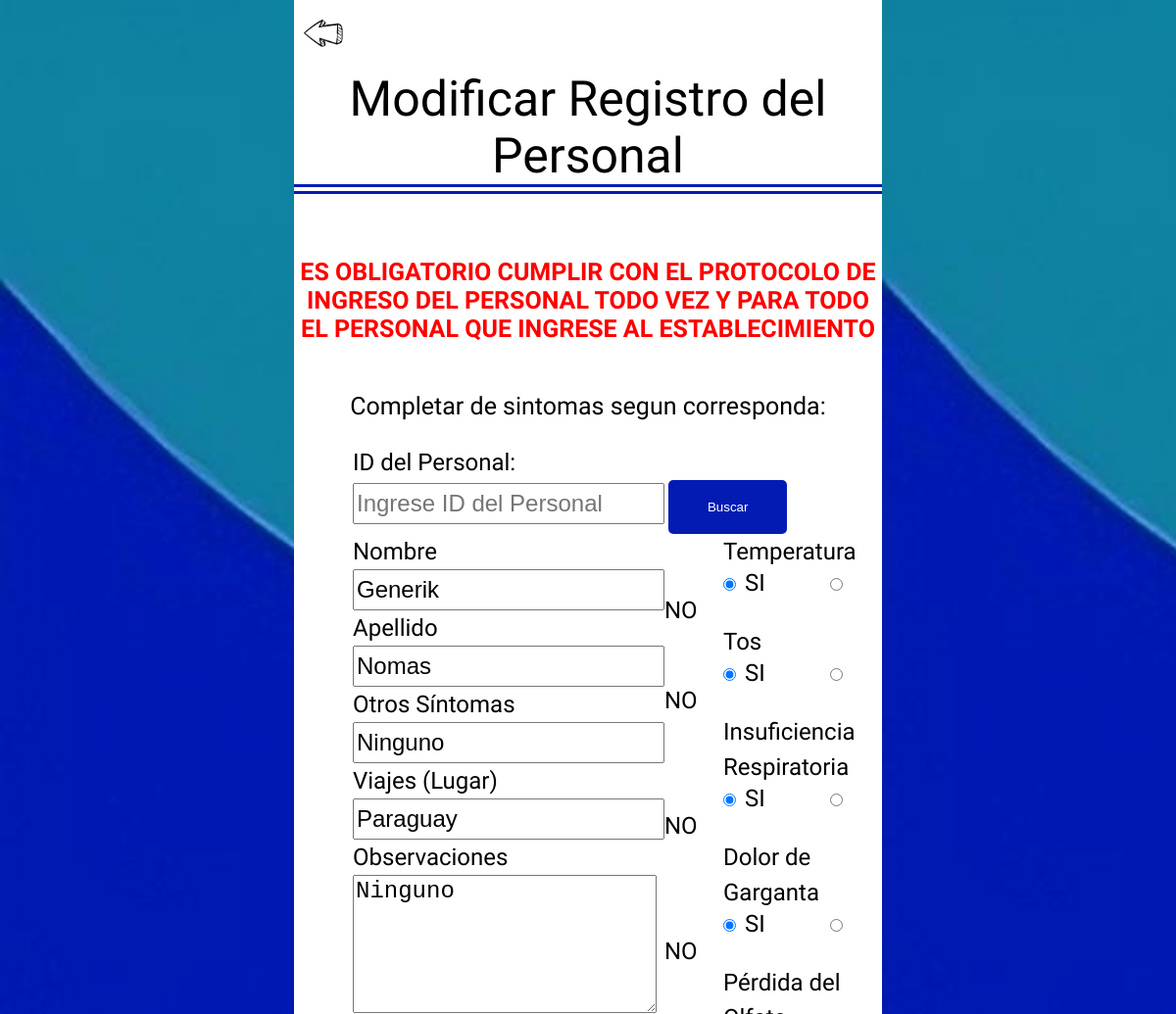
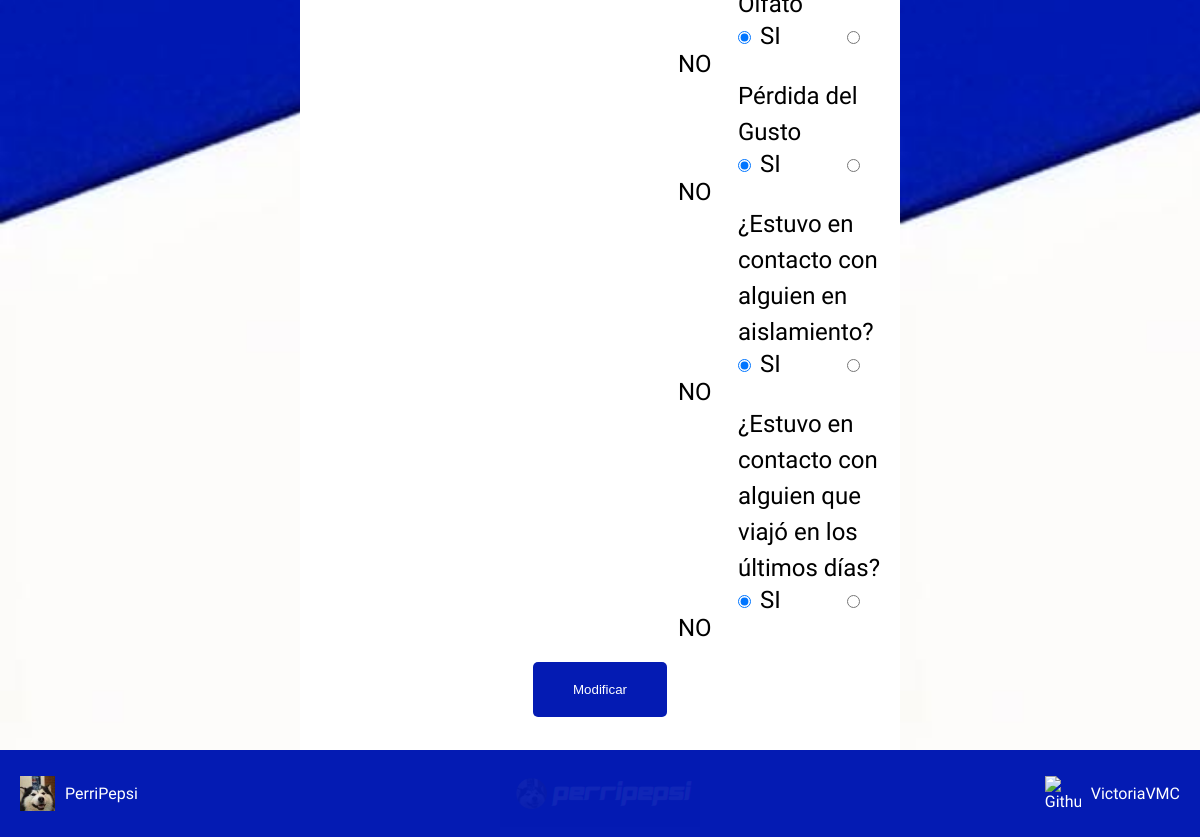
Screenshot of /modificar.php?id=6 with the database file from the repository (2 pictures, top to bottom).
### tables this page shows
CREATE TABLE `personal` (
  `pers_idpersonal` int(11) NOT NULL,
  `pers_nombre` varchar(65) DEFAULT NULL,
  `pers_apellido` varchar(65) DEFAULT NULL,
  `pers_fecha` date DEFAULT NULL,
  `pers_hora` time DEFAULT NULL,
  `pers_temperatura` tinyint(1) DEFAULT NULL,
  `pers_tos` tinyint(1) DEFAULT NULL,
  `pers_insuficienciaRespiratoria` tinyint(1) DEFAULT NULL,
  `pers_dolorDeGarganta` tinyint(1) DEFAULT NULL,
  `pers_perdidaDelOlfato` tinyint(1) DEFAULT NULL,
  `pers_perdidaDelGusto` tinyint(1) DEFAULT NULL,
  `pers_otrosSintomas` varchar(255) DEFAULT NULL,
  `pers_tuvoContactoAislamiento` tinyint(1) DEFAULT NULL,
  `pers_tuvoContactoUltDias` tinyint(1) DEFAULT NULL,
  `pers_lugarViaje` varchar(65) DEFAULT NULL,
  `pers_observaciones` varchar(255) DEFAULT NULL
);

### modificar.php (the view, shortened to what this page needs)
<?php
$bd = conectarBD();
?>
<!DOCTYPE html>
<html>
<body>
    <div class=cajaPrincipal>
        <div class=ladoIzq></div>
        <div class=mid>
            <div class=atras>
                <a href="./index.php"><img src="./estilo/img/atras.png" width="40" alt="volver"></a>
            </div>
            <h1><span>Modificar Registro del Personal</span></h1>
            <p style="color: red;
            font-weight: bold;
            text-align: center;">ES OBLIGATORIO CUMPLIR CON EL PROTOCOLO DE INGRESO DEL PERSONAL TODO VEZ Y PARA TODO EL PERSONAL QUE INGRESE AL ESTABLECIMIENTO</p>
            <p> Completar de sintomas segun corresponda: </p>
            <div class=busqueda>
                <form method="GET">
                    <label for="id">ID del Personal:</label>
                    <input type="number" id="id" name="id" placeholder="Ingrese ID del Personal" required>
                    <button type="submit">Buscar</button>
                </form>
                <?php
                if (isset($_GET['id'])) {
                    $id = $_GET['id'];
                    $consulta = "SELECT * FROM personal WHERE pers_idpersonal = '$id'";
                    $resultado = mysqli_query($bd, $consulta);
                    if ($resultado && mysqli_num_rows($resultado) > 0) {
                        $row = mysqli_fetch_assoc($resultado);
                ?>
                        <form class=principal method="post">
                            <div class="texto">
                                <label for="nombre">Nombre</label>
                                <input required name="nombre" class="form-input" type="text" id="nombre" value="<?php echo $row['pers_nombre']; ?>">
                                <label for="apellido">Apellido</label>
                                <input required name="apellido" class="form-input" type="text" id="apellido" value="<?php echo $row['pers_apellido']; ?>">
                                <label for="otrosSintomas">Otros Síntomas</label>
                                <input name="otrosSintomas" class="form-input" type="text" id="otrosSintomas" value="<?php echo $row['pers_otrosSintomas']; ?>">
                                <label for="lugarViaje">Viajes (Lugar)</label>
                                <input name="lugarViaje" class="form-input" type="text" id="lugarViaje" value="<?php echo $row['pers_lugarViaje']; ?>">
                                <label for="observaciones">Observaciones</label>
                                <textarea class="form-input" name="observaciones" id="observaciones" cols="20" rows="5"><?php echo $row['pers_observaciones']; ?></textarea>
                            </div>
                            <div class="check">
                                <label for="temperatura">Temperatura</label>
                                <div class="radio-button">
                                    <input required name="temperatura" type="radio" value="1" <?php echo ($row['pers_temperatura'] == '1') ? 'checked' : ''; ?>> SI
                                    <input required name="temperatura" type="radio" value="0" <?php echo ($row['pers_temperatura'] == '0') ? 'checked' : ''; ?>> NO
                                </div>
                                <label for="tos">Tos</label>
                                <div class="radio-button">
                                    <input required name="tos" type="radio" value="1" <?php echo ($row['pers_tos'] == '1') ? 'checked' : ''; ?>> SI
                                    <input required name="tos" type="radio" value="0" <?php echo ($row['pers_tos'] == '0') ? 'checked' : ''; ?>> NO
                                </div>
                                <label for="insufRespiratoria">Insuficiencia Respiratoria</label>
                                <div class="radio-button">
                                    <input required name="insufRespiratoria" type="radio" value="1" <?php echo ($row['pers_insuficienciaRespiratoria'] == '1') ? 'checked' : ''; ?>> SI
                                    <input required name="insufRespiratoria" type="radio" value="0" <?php echo ($row['pers_insuficienciaRespiratoria'] == '0') ? 'checked' : ''; ?>> NO
                                </div>
                                <label for="dolorDeGarganta">Dolor de Garganta</label>
                                <div class="radio-button">
                                    <input required name="dolorDeGarganta" type="radio" value="1" <?php echo ($row['pers_dolorDeGarganta'] == '1') ? 'checked' : ''; ?>> SI
                                    <input required name="dolorDeGarganta" type="radio" value="0" <?php echo ($row['pers_dolorDeGarganta'] == '0') ? 'checked' : ''; ?>> NO
                                </div>
                                <label for="perdidaDelOlfato">Pérdida del Olfato</label>
                                <div class="radio-button">
                                    <input required name="perdidaDelOlfato" type="radio" value="1" <?php echo ($row['pers_perdidaDelOlfato'] == '1') ? 'checked' : ''; ?>> SI
                                    <input required name="perdidaDelOlfato" type="radio" value="0" <?php echo ($row['pers_perdidaDelOlfato'] == '0') ? 'checked' : ''; ?>> NO
                                </div>
                                <label for="perdidaDelGusto">Pérdida del Gusto</label>
                                <div class="radio-button">
                                    <input required name="perdidaDelGusto" type="radio" value="1" <?php echo ($row['pers_perdidaDelGusto'] == '1') ? 'checked' : ''; ?>> SI
                                    <input required name="perdidaDelGusto" type="radio" value="0" <?php echo ($row['pers_perdidaDelGusto'] == '0') ? 'checked' : ''; ?>> NO
                                </div>
                                <label for="tuvoContactoAislamiento">¿Estuvo en contacto con alguien en aislamiento?</label>
                                <div class="radio-button">
                                    <input required name="tuvoContactoAislamiento" type="radio" value="1" <?php echo ($row['pers_tuvoContactoAislamiento'] == '1') ? 'checked' : ''; ?>> SI
                                    <input required name="tuvoContactoAislamiento" type="radio" value="0" <?php echo ($row['pers_tuvoContactoAislamiento'] == '0') ? 'checked' : ''; ?>> NO
                                </div>
                                <label for="tuvoContactoUltDias">¿Estuvo en contacto con alguien que viajó en los últimos días?</label>
                                <div class="radio-button">
                                    <input required name="tuvoContactoUltDias" type="radio" value="1" <?php echo ($row['pers_tuvoContactoUltDias'] == '1') ? 'checked' : ''; ?>> SI
                                    <input required name="tuvoContactoUltDias" type="radio" value="0" <?php echo ($row['pers_tuvoContactoUltDias'] == '0') ? 'checked' : ''; ?>> NO
                                </div>
                            </div>
                            <div class="boton">
                                <button type="submit">Modificar</button>
                            </div>
                        </form>
                <?php
                    } else {
                        echo "<script>alert('No se encontró ningún registro con el ID proporcionado. Revisa los ID Existentes');</script>";
                        echo '<script>window.location.href = "buscar.php";</script>';
                    }
                }
                ?>
            </div>
        </div>
        <div class=ladoDere></div>
    </div>
</body>
</html>

### estilo/clase.css (style rules this page uses)
html, body { margin: 0; padding: 0; font-family: "Architects Daughter", cursive; font-weight: 400; font-style: normal; }
.cajaPrincipal { width: 100%; height: 100vh; display: grid; grid-template-columns: 1fr 2fr 1fr; }
.ladoIzq { height: 100%; background-image: url("./img/FondoIzq.jpeg"); background-repeat: no-repeat; background-size: cover; }
.ladoDere { height: 100%; background-image: url("./img/FondoDere.jpeg"); background-repeat: no-repeat; background-size: cover; }
.mid { display: flex; align-items: center; flex-direction: column; padding-bottom: 120px; }
span { font-weight: 100; font-size: 50px; border-bottom: 10px double #041bb3; }
h1 { display: flex; justify-content: center; margin-top: 20px; margin-bottom: 40px; text-align: center; }
.atras { position: relative; display: flex; align-items: left; margin-left: 20px; margin-top: 20px; margin-bottom: 0; width: 100%; }
.principal { display: grid; grid-template-columns: 1fr 1fr; }
p { font-size: 25px; }
form label, input { line-height: 1.5; margin-left: 60px; font-size: 24px; }
form label { display: flex; }
form textarea { margin-left: 60px; font-size: 24px; }
.radio-button { font-size: 24px; }
.boton { margin-top: 20px; display: flex; justify-content: center; grid-column: 1 / 3; }
button { padding: 20px 40px; background-color: #041bb3; color: #fff; border: 1px #888; border-radius: 5px; }

### rows the page displays
personal: nombre "Generik", apellido "Nomas", otrosSintomas "Ninguno", lugarViaje "Paraguay", observaciones "Ninguno", pers_temperatura "☑", pers_tos "☑", pers_insuficienciaRespiratoria "☑", pers_dolorDeGarganta "☑", pers_perdidaDelOlfato "☑", pers_perdidaDelGusto "☑", pers_tuvoContactoAislamiento "☑", pers_tuvoContactoUltDias "☑"
